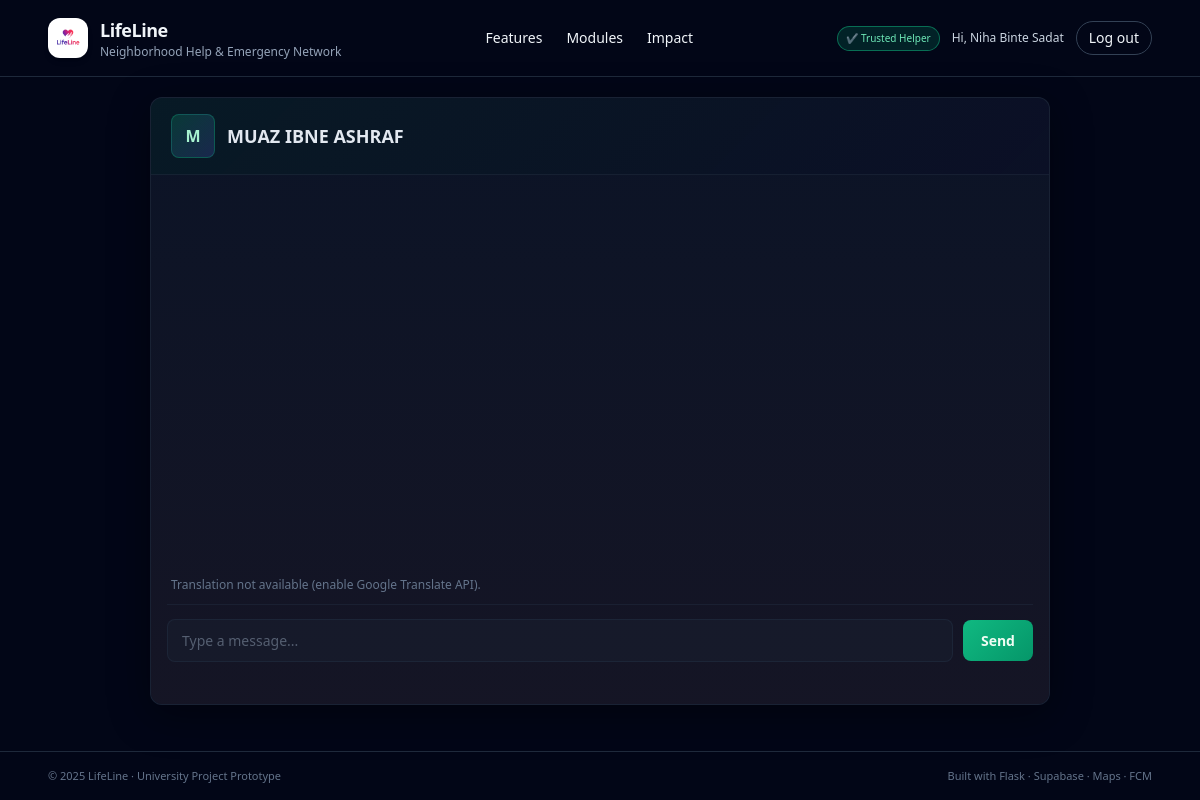
Page /chat/5 (signed in) on the committed database.
### app.py (models this page shows, shortened)
class User(db.Model):
    id = db.Column(db.Integer, primary_key=True)
    email = db.Column(db.String(255), unique=True, nullable=False)
    name = db.Column(db.String(120), nullable=False)
    password_hash = db.Column(db.String(255), nullable=True)
    is_trusted_helper = db.Column(db.Boolean, default=False)
    govt_id_number = db.Column(db.String(50), nullable=True)
    firebase_uid = db.Column(db.String(255), unique=True, nullable=True)
    otp_code = db.Column(db.String(6), nullable=True)
    otp_expires_at = db.Column(db.DateTime, nullable=True)
    id_verification_status = db.Column(db.String(20), default="none")  # none/pending/approved/rejected
    id_document_note = db.Column(db.String(255), nullable=True)

### app.py (the view)
@app.route("/chat/<int:other_user_id>")
@login_required
def chat_with_user(other_user_id):
    user = current_user()
    other = User.query.get_or_404(other_user_id)
    conv = get_or_create_conversation(user.id, other.id)
    messages = (
        ChatMessage.query.filter_by(conversation_id=conv.id).order_by(ChatMessage.created_at.asc()).limit(100).all()
    )
    return render_template("chat.html", conversation=conv, other_user=other, messages=messages)

### app.py (called while the page is built)
def get_or_create_conversation(user1_id, user2_id):
    a, b = sorted([int(user1_id), int(user2_id)])
    conv = Conversation.query.filter_by(user_a=a, user_b=b).first()
    if conv:
        return conv
    conv = Conversation(user_a=a, user_b=b)
    db.session.add(conv)
    db.session.commit()
    return conv

def current_user():
    if "user_id" in session:
        return User.query.get(session["user_id"])
    return None

def login_required(view_func):
    from functools import wraps
    @wraps(view_func)
    def wrapper(*args, **kwargs):
        if "user_id" not in session:
            next_url = request.path
            return redirect(url_for("login", next=next_url))
        return view_func(*args, **kwargs)
    return wrapper

@app.context_processor
def inject_user():
    translation_enabled = False
    if globals().get('gcloud_translate_client'):
        translation_enabled = True
    elif globals().get('gt_translator'):
        translation_enabled = True
    return dict(current_user=current_user(), translation_enabled=translation_enabled)

### templates/chat.html (shortened to what this page needs)
{% extends 'base.html' %}
{% block content %}
<div class="chat-container">
  <div class="chat-header">
    <div class="avatar">{{ other_user.name[0].upper() }}</div>
    <div>
      <h2>{{ other_user.name }}</h2>
    </div>
  </div>
  <div class="chat-window">
    <div class="messages" id="messages" aria-live="polite"></div>
    <div style="margin-bottom:10px;padding:0 4px;font-size:12px;color:#94a3b8">
      {% if translation_enabled %}
      <div style="display:flex;gap:8px;align-items:center;margin-bottom:8px;flex-wrap:wrap">
        <label for="translate_to" style="font-size:12px">Translate to:</label>
        <select id="translate_to" style="padding:4px 8px;border-radius:4px;border:1px solid rgba(30,41,59,0.8);background:rgba(30,41,59,0.3);color:#e2e8f0;font-size:12px">
          <option value="">(none)</option>
          <option value="en">English</option>
          <option value="es">Spanish</option>
          <option value="fr">French</option>
          <option value="bn">Bengali</option>
          <option value="ar">Arabic</option>
        </select>
        <label style="font-size:12px;display:flex;align-items:center;gap:4px"><input type="checkbox" id="auto_translate"> Auto-translate</label>
      </div>
      {% else %}
      <span style="color:#64748b">Translation not available (enable Google Translate API).</span>
      {% endif %}
    </div>
    <div class="chat-input-bar">
      <input id="message_input" class="chat-input" placeholder="Type a message..." />
      <button id="send_btn" class="send-btn">Send</button>
    </div>
    <div class="typing-indicator" id="typing"></div>
  </div>
</div>
{% endblock %}

### templates/base.html (shortened to what this page needs)
<!DOCTYPE html>
<html lang="en">
  <head>
    <script src="https://cdn.tailwindcss.com"></script>
    <link
      rel="stylesheet"
      href="{{ url_for('static', filename='css/main.css') }}"
    />
  </head>
  <body class="bg-slate-950 text-slate-100 min-h-screen flex flex-col">
    <header class="w-full border-b border-slate-800">
      <nav class="w-full px-6 md:px-12 py-4 flex items-center justify-between">
        <a
          href="{{ url_for('home') }}"
          class="flex items-center gap-3 hover:opacity-80 transition"
        >
          <div
            class="h-10 w-10 rounded-xl bg-white flex items-center justify-center shadow-md"
          >
            <img
              src="{{ url_for('static', filename='images/lifeline_logo.png') }}"
              alt="LifeLine Logo"
              class="h-8 w-8 object-contain"
            />
          </div>
          <div>
            <h1 class="text-lg font-semibold tracking-tight">LifeLine</h1>
            <p class="text-xs text-slate-400">
              Neighborhood Help & Emergency Network
            </p>
          </div>
        </a>
        <div class="hidden md:flex items-center gap-6 text-sm">
          <a href="#features" class="hover:text-emerald-300 transition"
            >Features</a
          >
          <a href="#modules" class="hover:text-emerald-300 transition"
            >Modules</a
          >
          <a href="#impact" class="hover:text-emerald-300 transition">Impact</a>
        </div>
        <div class="flex items-center gap-3">
          {% if session.get('user_id') %}  {% if session.get('is_trusted_helper') %}
          <span
            class="text-[10px] px-2 py-1 rounded-full bg-emerald-600/20 text-emerald-300 border border-emerald-500/50 hidden md:inline"
          >
            ✔ Trusted Helper
          </span>
          {% endif %}
          <span class="hidden md:inline text-xs text-slate-300">
            Hi, {{ session.get('user_name') }}
          </span>
          <a
            href="{{ url_for('logout') }}"
            class="text-xs md:text-sm px-3 py-1.5 rounded-full border border-slate-700 hover:border-rose-400 hover:text-rose-300 transition"
          >
            Log out
          </a>
          {% endif %}
        </div>
      </nav>
    </header>
    <main class="flex-1 w-full">{% block content %}{% endblock %}</main>
    <footer class="border-t border-slate-800">
      <div
        class="w-full px-6 md:px-12 py-4 flex flex-col md:flex-row justify-between items-center gap-2 text-[11px] text-slate-500"
      >
        <p>© 2025 LifeLine · University Project Prototype</p>
        <p>Built with Flask · Supabase · Maps · FCM</p>
      </div>
    </footer>
  </body>
</html>

### static/css/main.css (style rules this page uses)
body { -webkit-font-smoothing: antialiased; }
.chat-container { max-width:900px; margin:20px auto; display:flex; flex-direction:column; height:76vh; background:rgba(15,23,42,0.4); border:1px solid rgba(30,41,59,0.8); border-radius:12px; overflow:hidden; box-shadow:0 10px 40px rgba(0,0,0,0.4); }
.chat-header { background:linear-gradient(135deg, rgba(16,185,129,0.08) 0%, rgba(99,102,241,0.04) 100%); border-bottom:1px solid rgba(30,41,59,0.6); color:#e2e8f0; padding:16px 20px; display:flex; align-items:center; gap:12px; }
.chat-header h2 { font-size:18px;font-weight:600;margin:0;color:#e2e8f0; }
.chat-header .avatar { width:44px;height:44px;border-radius:8px;background:linear-gradient(135deg, rgba(16,185,129,0.2), rgba(99,102,241,0.2));overflow:hidden;flex-shrink:0;border:1px solid rgba(16,185,129,0.3);display:flex;align-items:center;justify-content:center;color:#a7f3d0;font-weight:600;font-size:16px; }
.chat-window { background:linear-gradient(180deg, rgba(15,23,42,0.7) 0%, rgba(30,27,42,0.6) 100%); flex:1;display:flex;flex-direction:column;padding:16px;border-radius:0; }
.messages { display:flex;flex-direction:column;gap:10px;overflow:auto;padding:8px 4px;flex:1; }
.chat-input-bar { display:flex;gap:10px;padding:14px 0;background:transparent;align-items:center;border-top:1px solid rgba(30,41,59,0.6); }
.chat-input { flex:1;border-radius:8px;padding:10px 14px;border:1px solid rgba(30,41,59,0.8);background:rgba(30,41,59,0.3);color:#e2e8f0;font-size:14px;transition:all 0.2s; }
.chat-input::placeholder { color:rgba(148,163,184,0.5) }
.send-btn { background:linear-gradient(135deg, #10b981 0%, #059669 100%); color:#f0fdf4;border:none;padding:10px 18px;border-radius:8px;cursor:pointer;font-size:14px;font-weight:600;transition:all 0.2s;flex-shrink:0; }
.typing-indicator { font-size:13px;color:#94a3b8;padding:6px 0;font-style:italic }

### rows in the picture
User: get "Niha Binte Sadat"
User: name "M", name "MUAZ IBNE ASHRAF"
